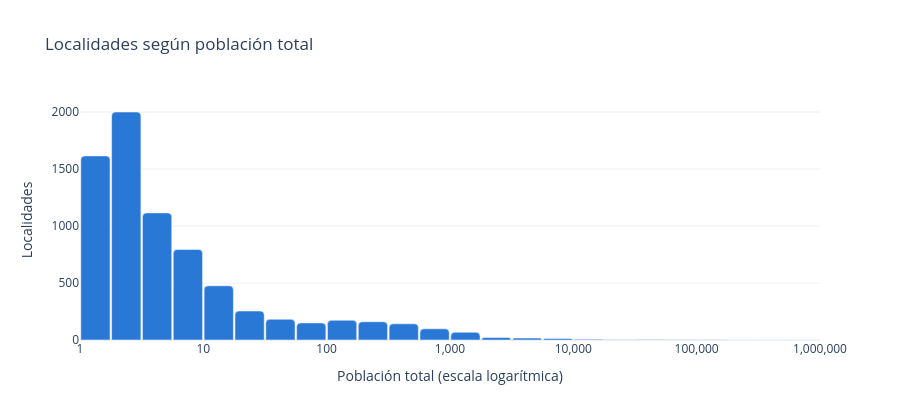

Write notebook code for a chart like this one.
### Markdown cell above
Histograma de la población total en escala logarítmica: cada marca del eje multiplica por 10 a la anterior, para ver juntas localidades de unos cuantos y de cientos de miles de habitantes.

### Code cell
bordes = np.arange(0, 6.25, 0.25)
conteos, _ = np.histogram(np.log10(pob), bins=bordes)
histograma = pd.DataFrame(
    {
        "centro": bordes[:-1] + 0.125,
        "Localidades": conteos,
        "Habitantes": [f"{int(np.ceil(10**a)):,} a {int(np.ceil(10**b)) - 1:,}" for a, b in zip(bordes[:-1], bordes[1:])],
    }
)
fig = px.bar(
    histograma,
    x="centro",
    y="Localidades",
    hover_data={"centro": False, "Habitantes": True},
    title="Localidades según población total",
)
fig.update_traces(marker_color=AZUL)
fig.update_layout(
    height=420,
    bargap=0.05,
    barcornerradius=4,
    yaxis_title="Localidades",
    xaxis=dict(
        title="Población total (escala logarítmica)",
        tickvals=list(range(7)),
        ticktext=["1", "10", "100", "1,000", "10,000", "100,000", "1,000,000"],
    ),
)
fig.show()

### Figure 1 — Plotly figure (JSON) as saved in the notebook; plotly's stock layout.template omitted (floating-point values rounded to 4 significant figures)
{"data": [{"alignmentgroup": "True", "customdata": [["1 a 1"], ["2 a 3"], ["4 a 5"], ["6 a 9"], ["10 a 17"], ["18 a 31"], ["32 a 56"], ["57 a 99"], ["100 a 177"], ["178 a 316"], ["317 a 562"], ["563 a 999"], ["1,000 a 1,778"], ["1,779 a 3,162"], ["3,163 a 5,623"], ["5,624 a 9,999"], ["10,000 a 17,782"], ["17,783 a 31,622"], ["31,623 a 56,234"], ["56,235 a 99,999"], ["100,000 a 177,827"], ["177,828 a 316,227"], ["316,228 a 562,341"], ["562,342 a 999,999"]], "hovertemplate": "Localidades=%{y}<br>Habitantes=%{customdata[0]}<extra></extra>", "legendgroup": "", "marker": {"color": "#2a78d6", "pattern": {"shape": ""}}, "name": "", "offsetgroup": "", "orientation": "v", "showlegend": false, "textposition": "auto", "type": "bar", "x": [0.125, 0.375, 0.625, 0.875, 1.125, 1.375, 1.625, 1.875, 2.125, 2.375, 2.625, 2.875, 3.125, 3.375, 3.625, 3.875, 4.125, 4.375, 4.625, 4.875, 5.125, 5.375, 5.625, 5.875], "xaxis": "x", "y": [1615, 2000, 1115, 794, 475, 254, 182, 150, 173, 160, 142, 98, 68, 22, 17, 14, 6, 2, 4, 3, 3, 1, 1, 1], "yaxis": "y"}], "layout": {"barcornerradius": 4, "bargap": 0.05, "barmode": "relative", "height": 420, "legend": {"tracegroupgap": 0}, "title": {"text": "Localidades según población total"}, "xaxis": {"anchor": "y", "domain": [0.0, 1.0], "ticktext": ["1", "10", "100", "1,000", "10,000", "100,000", "1,000,000"], "tickvals": [0, 1, 2, 3, 4, 5, 6], "title": {"text": "Población total (escala logarítmica)"}}, "yaxis": {"anchor": "x", "domain": [0.0, 1.0], "title": {"text": "Localidades"}}}}
